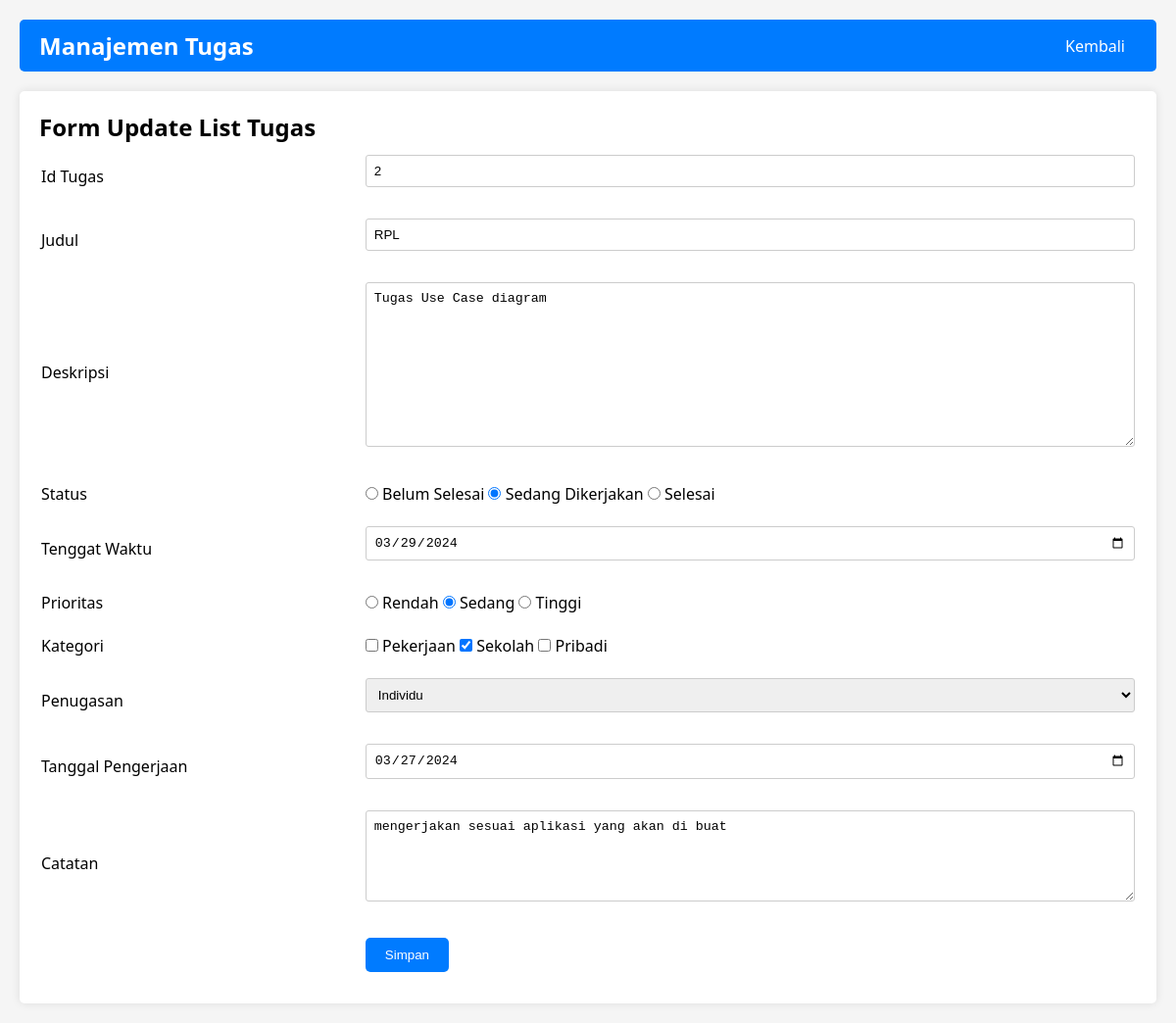
Screenshot of /update.php?Id_Tugas=2 with the database file from the repository.
### tables this page shows
CREATE TABLE `list_tugas` (
  `Id_Tugas` int(50) NOT NULL,
  `Judul` char(225) DEFAULT NULL,
  `Deskripsi` varchar(225) DEFAULT NULL,
  `Status` char(20) DEFAULT NULL,
  `Tenggat_Waktu` date DEFAULT NULL,
  `Prioritas` char(20) DEFAULT NULL,
  `Kategori` char(20) DEFAULT NULL,
  `Penugasan` char(20) DEFAULT NULL,
  `Tanggal_Pengerjaan` date DEFAULT NULL,
  `Catatan` varchar(225) DEFAULT NULL
);

### conn.php (called while the page is built, shortened)
<?php
function connection() {
   $host = 'localhost';
   $username = 'root';
   $password = '';
   $dbName = "manajemen_tugas";
   $conn = mysqli_connect($host, $username, $password, $dbName);
  return $conn;
}

### update.php (the view, shortened to what this page needs)
<?php
include('conn.php');
$result = '';
if ($_SERVER['REQUEST_METHOD'] === 'GET') {
    if (isset($_GET['Id_Tugas'])) {
        $Id_Tugas = $_GET['Id_Tugas'];
        $query = "SELECT * FROM list_tugas WHERE Id_Tugas = '$Id_Tugas'";
        $result = mysqli_query(connection(), $query);
    }
}
?>
<!DOCTYPE html>
<html lang="en">
<head>
    <link rel="stylesheet" href="styles.css">
</head>
<body>
    <?php if ($result && mysqli_num_rows($result) > 0) : ?>
        <header class="header">
            <nav class="navbar">
                <div class="logo">
                    <h1 class="heading">Manajemen Tugas</h1>
                </div>
                <div class="menu">
                    <ul>
                        <li><a href="index.php" class="button-back">Kembali</a></li>
                    </ul>
                </div>
            </nav>
        </header>
        <div class="container form-container">
            <h2>Form Update List Tugas</h2>
            <form action="update.php" method="post">
                <?php while ($data = mysqli_fetch_array($result)) : ?>
                    <table class="form-table">
                        <tr>
                            <td>Id Tugas</td>
                            <td><input type="text" name="Id_Tugas" value="<?php echo $data['Id_Tugas']; ?>" class="form-input" readonly></td>
                        </tr>
                        <tr>
                            <td>Judul</td>
                            <td><input type="text" name="Judul" value="<?php echo $data['Judul']; ?>" class="form-input"></td>
                        </tr>
                        <tr>
                            <td>Deskripsi</td>
                            <td><textarea name="Deskripsi" cols="30" rows="10" class="form-textarea"><?php echo $data['Deskripsi']; ?></textarea></td>
                        </tr>
                        <tr>
                            <td>Status</td>
                            <td>
                                <input type="radio" id="BelumSelesai" name="Status" value="Belum Selesai" <?php if ($data['Status'] === 'Belum Selesai') echo 'checked'; ?>>
                                <label for="BelumSelesai">Belum Selesai</label>
                                <input type="radio" id="SedangDikerjakan" name="Status" value="Sedang Dikerjakan" <?php if ($data['Status'] === 'Sedang Dikerjakan') echo 'checked'; ?>>
                                <label for="SedangDikerjakan">Sedang Dikerjakan</label>
                                <input type="radio" id="Selesai" name="Status" value="Selesai" <?php if ($data['Status'] === 'Selesai') echo 'checked'; ?>>
                                <label for="Selesai">Selesai</label>
                            </td>
                        </tr>
                        <tr>
                            <td>Tenggat Waktu</td>
                            <td><input type="date" name="Tenggat_Waktu" value="<?php echo $data['Tenggat_Waktu']; ?>" class="form-input"></td>
                        </tr>
                        <tr>
                            <td>Prioritas</td>
                            <td>
                                <input type="radio" id="Rendah" name="Prioritas" value="Rendah" <?php if ($data['Prioritas'] === 'Rendah') echo 'checked'; ?>>
                                <label for="Rendah">Rendah</label>
                                <input type="radio" id="Sedang" name="Prioritas" value="Sedang" <?php if ($data['Prioritas'] === 'Sedang') echo 'checked'; ?>>
                                <label for="Sedang">Sedang</label>
                                <input type="radio" id="Tinggi" name="Prioritas" value="Tinggi" <?php if ($data['Prioritas'] === 'Tinggi') echo 'checked'; ?>>
                                <label for="Tinggi">Tinggi</label>
                            </td>
                        </tr>
                        <tr>
                            <td>Kategori</td>
                            <td>
                                <input type="checkbox" id="Pekerjaan" name="Kategori[]" value="Pekerjaan" <?php if (strpos($data['Kategori'], 'Pekerjaan') !== false) echo 'checked'; ?>>
                                <label for="Pekerjaan">Pekerjaan</label>
                                <input type="checkbox" id="Sekolah" name="Kategori[]" value="Sekolah" <?php if (strpos($data['Kategori'], 'Sekolah') !== false) echo 'checked'; ?>>
                                <label for="Sekolah">Sekolah</label>
                                <input type="checkbox" id="Pribadi" name="Kategori[]" value="Pribadi" <?php if (strpos($data['Kategori'], 'Pribadi') !== false) echo 'checked'; ?>>
                                <label for="Pribadi">Pribadi</label>
                            </td>
                        </tr>
                        <tr>
                            <td>Penugasan</td>
                            <td>
                                <select name="Penugasan" class="form-select">
                                    <option value="Individu" <?php if ($data['Penugasan'] === 'Individu') echo 'selected'; ?>>Individu</option>
                                </select>
                            </td>
                        </tr>
                        <tr>
                            <td>Tanggal Pengerjaan</td>
                            <td><input type="date" name="Tanggal_Pengerjaan" value="<?php echo $data['Tanggal_Pengerjaan']; ?>" class="form-input"></td>
                        </tr>
                        <tr>
                            <td>Catatan</td>
                            <td><textarea name="Catatan" cols="30" rows="5" class="form-textarea"><?php echo $data['Catatan']; ?></textarea></td>
                        </tr>
                        <tr>
                            <td></td>
                            <td>
                                <div class="form-buttons">
                                    <button type="submit" class="button-save">Simpan</button>
                                </div>
                            </td>
                        </tr>
                    </table>
                <?php endwhile; ?>
            </form>
        </div>
    <?php endif; ?>
</body>
</html>

### styles.css (style rules this page uses)
* { margin: 0; padding: 0; box-sizing: border-box; }
body { font-family: 'Segoe UI', Tahoma, Geneva, Verdana, sans-serif; background-color: #f5f5f5; padding: 20px; }
.header { margin-bottom: 20px; }
.navbar { display: flex; justify-content: space-between; align-items: center; background-color: #007bff; padding: 10px 20px; border-radius: 5px; }
.logo { color: #fff; }
.menu ul { list-style-type: none; display: flex; }
.menu ul li { margin-right: 10px; }
.menu ul li:last-child { margin-right: 0; }
.menu ul li a { text-decoration: none; color: #fff; padding: 8px 12px; border-radius: 3px; }
.container { width: 100%; max-width: 1200px; margin: 0 auto; }
.form-container { background-color: #fff; padding: 20px; border-radius: 5px; box-shadow: 0 0 10px rgba(0, 0, 0, 0.1); }
.form-table { width: 100%; }
.form-table td { padding: 10px 0; }
.form-input { width: 100%; padding: 8px; border: 1px solid #ccc; border-radius: 3px; box-sizing: border-box; margin-bottom: 10px; }
.form-textarea { width: 100%; padding: 8px; border: 1px solid #ccc; border-radius: 3px; box-sizing: border-box; margin-bottom: 10px; }
.form-select { width: 100%; padding: 8px; border: 1px solid #ccc; border-radius: 3px; box-sizing: border-box; margin-bottom: 10px; }
.button-save { background-color: #007bff; color: #fff; padding: 10px 20px; border: none; border-radius: 5px; cursor: pointer; transition: background-color 0.3s ease; }

### rows the page displays
list_tugas: Id_Tugas "2", Judul "RPL", Deskripsi "Tugas Use Case diagram", Status "☐ Belum Selesai", Status "☑ Sedang Dikerjakan", Status "☐ Selesai", Tenggat_Waktu "03/29/2024", Prioritas "☐ Rendah", Prioritas "☑ Sedang", Prioritas "☐ Tinggi", Kategori "☑", Penugasan "Individu", Tanggal_Pengerjaan "03/27/2024", Catatan "mengerjakan sesuai aplikasi yang akan di buat"
